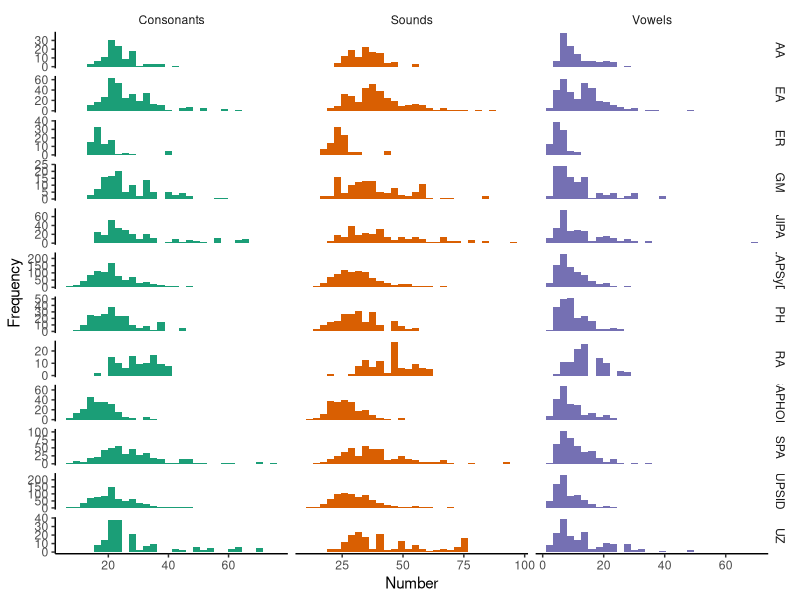
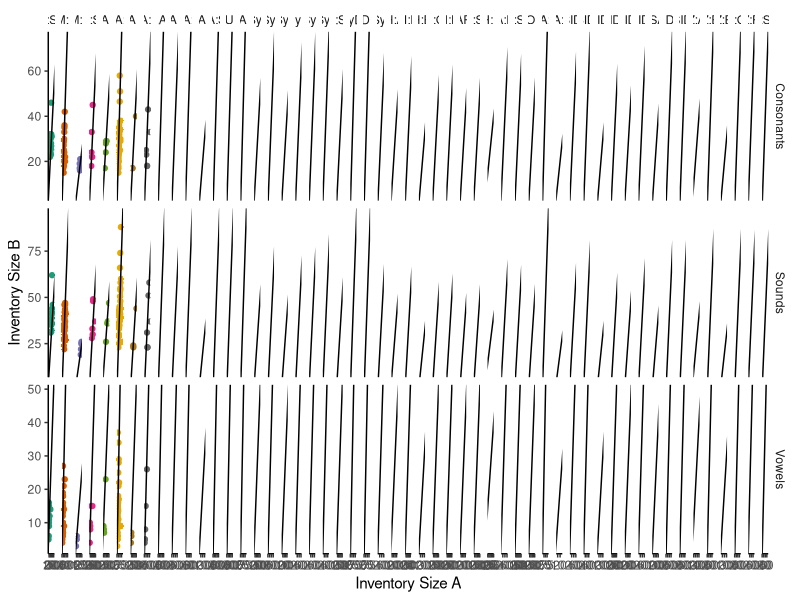
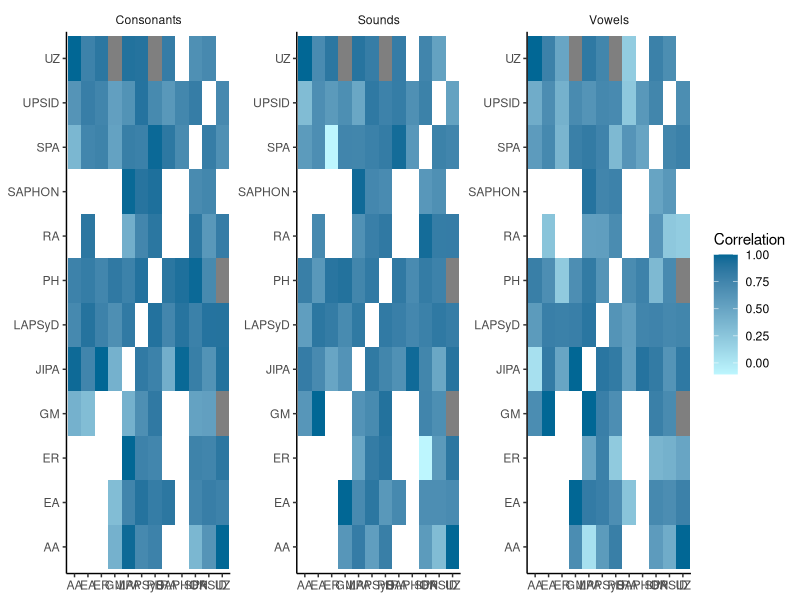
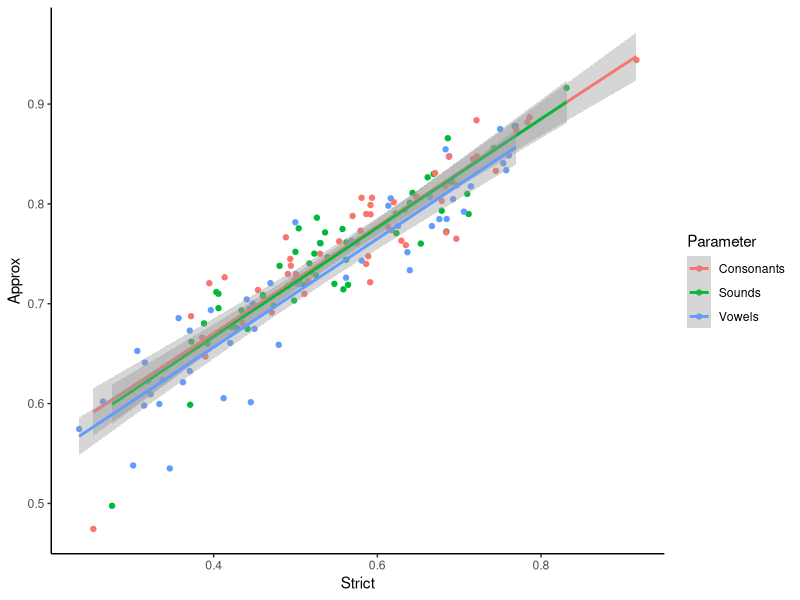

These charts were generated, in order, by the following R code:
#!/usr/bin/env Rscript
library(ggplot2)

df <- read.csv('./output/results.raw.csv', header = TRUE)
df$Comparison <- paste0(df$DataA, ':', df$DataB)

df.sum <- read.csv('./output/results.summary.csv', header = TRUE)


df.sizes <- data.frame(
  Glottocode = df$Glottocode,
  Size = df$SizeA,
  Dataset = df$DataA,
  Parameter = df$Parameter
)
df.sizes <- rbind(
  df.sizes,
  data.frame(
    Glottocode = df$Glottocode,
    Size = df$SizeB,
    Dataset = df$DataB,
    Parameter = df$Parameter
  )
)


# histograms
p <- ggplot(df.sizes, aes(x = Size, fill = Parameter)) +
  geom_histogram() +
  theme_classic() + theme(strip.background = element_blank()) +
  facet_grid(Dataset ~ Parameter, scales = "free") +
  scale_fill_brewer(palette = "Dark2") +
  guides(fill = "none") +
  xlab("Number") + ylab("Frequency")

ggsave("plots/histograms.png", p)


# scatter plots
p <- ggplot(df, aes(x = SizeA, y = SizeB, color = Comparison)) +
  geom_point() +
  geom_abline(intercept = 0, slope = 1) +
  facet_grid(Parameter ~ Comparison, scales = "free") +
  theme_classic() + theme(strip.background = element_blank()) +
  scale_color_brewer(palette = "Dark2") +
  guides(color = "none") +
  xlab("Inventory Size A") + ylab("Inventory Size B")

ggsave("plots/scatter.png", p, height = 6, width = 8)


# Heatmaps.
df.sum2 <- df.sum
colnames(df.sum2) <-
  c("Parameter",
    "Dataset2",
    "Dataset1",
    "P",
    "R",
    "Delta",
    "Strict",
    "Approx")
df.sum2 <- rbind(df.sum2, df.sum)

p <-
  ggplot(df.sum2, aes(x = Dataset1, y = Dataset2, fill = P)) +  # misnamed p = r?
  geom_tile() +
  facet_wrap(Parameter ~ ., scales = "free", ncol = 3) +
  scale_fill_gradient("Correlation",
                      high = "#016795",
                      low = "#BDF6FE") +
  guides(color = "none") +
  theme_classic() + theme(strip.background = element_blank()) +
  xlab(NULL) + ylab(NULL)

ggsave("plots/heatmaps.png", p, height = 3, width = 9)


### Relationship between Strict/Approx
p <-
  ggplot(df.sum,
         aes(
           x = Strict,
           y = Approx,
           color = Parameter,
           group = Parameter
         )) +
  geom_point() + geom_smooth(method = "lm") +
  theme_classic()
ggsave("plots/strict_vs_approx.png", p)
